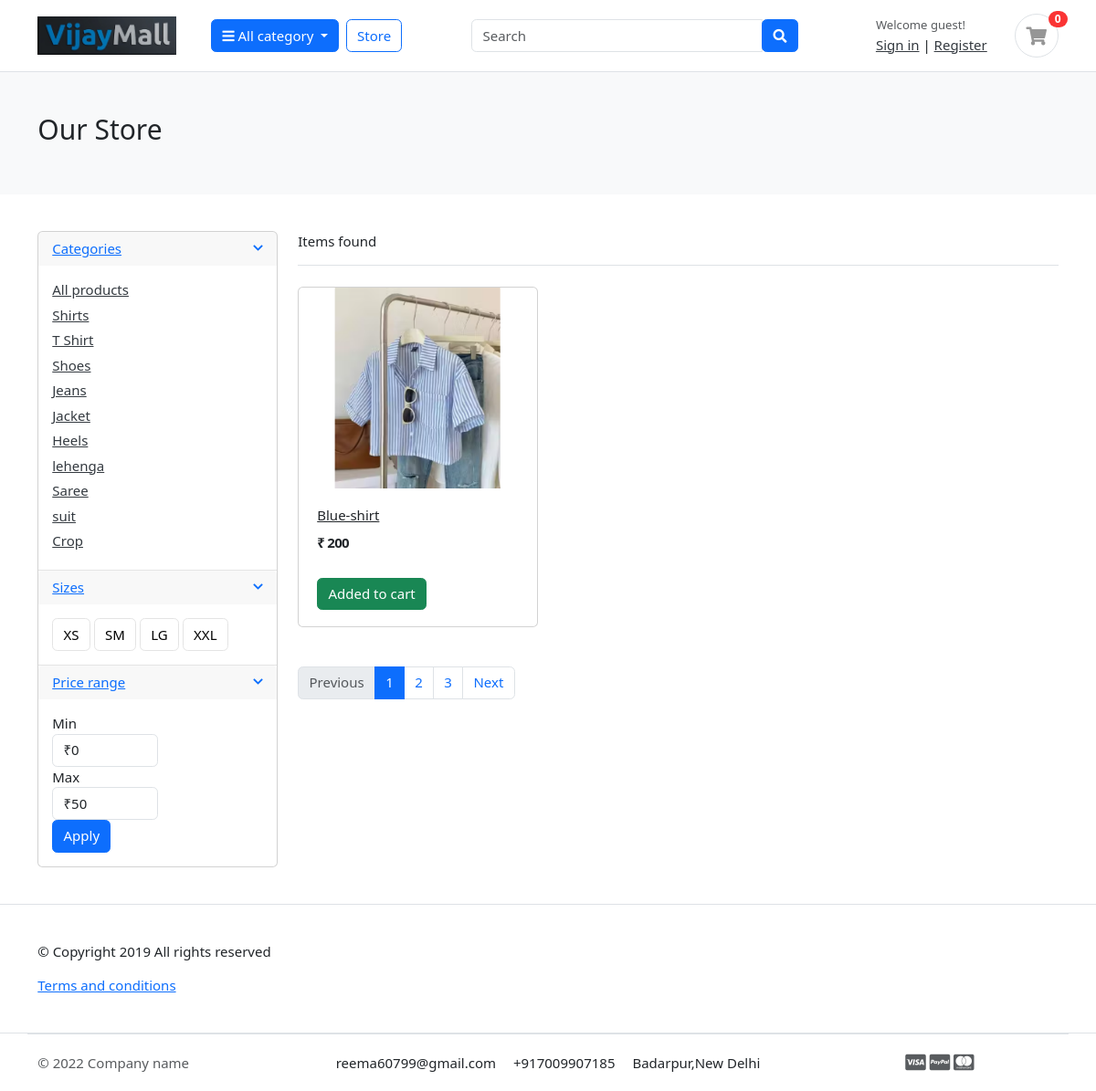
Page /store/shirts/ on the committed database.
### category/models.py (models this page shows, shortened)
class Category(models.Model):
    category_name = models.CharField(max_length=50,unique=True)
    slug = models.SlugField(max_length=100, unique=True)
    description = models.CharField(max_length=255)
    cat_image=models.ImageField(upload_to="photos/categories/",blank=True)
    class Meta:
        verbose_name = "category"
        verbose_name_plural = "categories"
    def get_url(self):
            return reverse('products_by_category',args=[self.slug])

### store/models.py (models this page shows, shortened)
class Product(models.Model):
    product_name = models.CharField(max_length=200,unique=True)
    slug         = models.SlugField(max_length=200,unique=True)
    Description  = models.TextField(max_length=500,blank=True)
    price        = models.IntegerField()
    Images       = models.ImageField(upload_to='photos/products')
    stock        = models.IntegerField()
    is_available = models.BooleanField(default=True)
    category     = models.ForeignKey('category.Category',on_delete=models.CASCADE)
    created_date = models.DateTimeField(auto_now_add=True)
    modified_date = models.DateTimeField(auto_now=True)
    def get_url(self):
        return reverse(
            'product_detail',
            args=[self.category.slug, self.slug]
        )

### store/views.py (the view)
# urls.py: path('',views.store,name='store'),
def store(request, category_slug=None):
    categories = None
    products = None
    if category_slug != None:
        categories = get_object_or_404(Category, slug=category_slug)
        products=Product.objects.filter(category=categories, is_available=True)
        product_count= products.count()
    else:
        products = Product.objects.all().filter(is_available=True)
        product_count=products.count()
    context = {
        'products': products,
    }
    return render(request, 'store/store.html', context)

### category/context_processors.py (called while the page is built)
def menu_links(request):
    links = Category.objects.all()
    return dict(links=links)

### templates/store/store.html (shortened to what this page needs)
{% extends 'base.html' %}
{% load static %}
{% block content %}
<section class="section-pagetop bg">
<div class="container">
	{% if 'search' in request.path %}
		<h2 class="title-page">Search Result</h2>
	{% else %}
		<h2 class="title-page">Our Store</h2>
	{% endif %}
</div>
</section>
<section class="section-content padding-y">
<div class="container">
<div class="row">
	<aside class="col-md-3">
<div class="card">
	<article class="filter-group">
		<header class="card-header">
			<a href="#" data-toggle="collapse" data-target="#collapse_1" aria-expanded="true" class="">
				<i class="icon-control fa fa-chevron-down"></i>
				<h6 class="title">Categories</h6>
			</a>
		</header>
		<div class="filter-content collapse show" id="collapse_1" style="">
			<div class="card-body">
                <ul class="list-menu">
                    <li><a href="{% url 'store' %}">All products</a></li>
                    {% for category in links %}
                <li><a href="{{ category.get_url }}">{{ category.category_name }}  </a></li>
                    {% endfor %}
                 </ul>
            </div>
        </div>
    </article>
	<article class="filter-group">
		<header class="card-header">
			<a href="#" data-toggle="collapse" data-target="#collapse_4" aria-expanded="true" class="">
				<i class="icon-control fa fa-chevron-down"></i>
				<h6 class="title">Sizes </h6>
			</a>
		</header>
		<div class="filter-content collapse show" id="collapse_4" style="">
			<div class="card-body">
			  <label class="checkbox-btn">
			    <span class="btn btn-light"> XS </span>
			  </label>
			  <label class="checkbox-btn">
			    <span class="btn btn-light"> SM </span>
			  </label>
			  <label class="checkbox-btn">
			    <span class="btn btn-light"> LG </span>
			  </label>
			  <label class="checkbox-btn">
			    <span class="btn btn-light"> XXL </span>
			  </label>
		</div>
		</div>
	</article>
	<article class="filter-group">
		<header class="card-header">
			<a href="#" data-toggle="collapse" data-target="#collapse_3" aria-expanded="true" class="">
				<i class="icon-control fa fa-chevron-down"></i>
				<h6 class="title">Price range </h6>
			</a>
		</header>
		<div class="filter-content collapse show" id="collapse_3" style="">
			<div class="card-body">
				<div class="form-row">
				<div class="form-group col-md-6">
				  <label>Min</label>
				  	<select class="mr-2 form-control">
						<option value="0">₹0</option>
					</select>
				</div>
				<div class="form-group text-right col-md-6">
				  <label>Max</label>
				  	<select class="mr-2 form-control">
						<option value="50">₹50</option>
					</select>
				</div>
				</div>
				<button class="btn btn-block btn-primary">Apply</button>
			</div>
		</div>
	</article>
</div>
	</aside>
<div class="col-md-9">
    <header class="border-bottom mb-4 pb-3">
    <div class="form-inline">
        <span class="mr-md-auto">Items found </span>
    </div>
</header>
    <div class="row">
    {% for product in products %}
    <div class="col-md-4">
        <figure class="card card-product-grid">
            <div class="img-wrap">
                <a href="{{ product.get_url }}"><img src="{{ product.Images.url }}"></a>
            </div>
            <figcaption class="info-wrap">
                <div class="fix-height">
                    <a href="{{ product.get.url }}" class="title">{{ product.product_name }}</a>
                    <div class="price-wrap mt-2">
                        <span class="price">₹ {{ product.price }}</span>
                    </div>
                </div>
                <a href="#" class="btn btn-block btn-success">Added to cart </a>
            </figcaption>
        </figure>
    </div>
    {% endfor %}
<nav class="mt-4" aria-label="Page navigation sample">
  <ul class="pagination">
    <li class="page-item disabled"><a class="page-link" href="#">Previous</a></li>
    <li class="page-item active"><a class="page-link" href="#">1</a></li>
    <li class="page-item"><a class="page-link" href="#">2</a></li>
    <li class="page-item"><a class="page-link" href="#">3</a></li>
    <li class="page-item"><a class="page-link" href="#">Next</a></li>
  </ul>
</nav>
</div>
</div>
</div>
</section>
<footer class="section-footer border-top padding-y">
  <div class="container">
    <p class="float-md-right">
      &copy; Copyright 2019 All rights reserved
    </p>
    <p>
      <a href="#">Terms and conditions</a>
    </p>
  </div>
</footer>
{% endblock %}

### static/css/ui.css (style rules this page uses)
html { font-family: "Inter", sans-serif; font-size: 15px; }
.img-wrap { text-align: center; display: block; }
.img-wrap img { max-width: 100%; }
.price-wrap { letter-spacing: -0.7px; }
.padding-y { padding-top: 40px; padding-bottom: 40px; }
figure { margin-bottom: 0; }
article:after, .form-group:after { display: block; clear: both; content: ""; }
.bg { background-color: #f8f9fa; }
.title-page { color: #212529; }
p:last-child { margin-bottom: 0; }
.btn-light { background-color: #fff; border-color: #e4e4e4; }
[class*=list-] li:after { visibility: hidden; display: block; content: ""; overflow: hidden; height: 0; clear: both; }
.list-menu { list-style: none; margin: 0; padding-left: 0; }
.list-menu li { margin-bottom: 5px; }
.list-menu a { color: #343a40; }
[class*=card-product] a.title { color: #212529; display: block; }
[class*=card-product] .img-wrap { overflow: hidden; position: relative; }
[class*=card-product] .img-wrap img { height: 100%; max-width: 100%; width: auto; display: inline-block; -o-object-fit: cover; object-fit: cover; }
.card-product-grid { margin-bottom: 20px; }
.card-product-grid .img-wrap { border-radius: 0.2rem 0.2rem 0 0; height: 220px; }
.card-product-grid .info-wrap { overflow: hidden; padding: 18px 20px; }
.card-product-grid .fix-height { height: 80px; overflow: hidden; }
.card .img-wrap { overflow: hidden; }
.price { font-weight: 600; color: #212529; }
.icon-control { margin-top: 5px; float: right; font-size: 80%; }
.card-header .title { margin-bottom: 0; line-height: 1.5; }
.filter-group { border-bottom: 1px solid #e4e4e4; }
.filter-group .card-header { border-bottom: 0; }
.filter-group:last-child { border-bottom: 0; }
.checkbox-btn { position: relative; }
.section-pagetop { padding: 45px 0; }

### rows in the picture
Category: category_name "Shirts"
Category: category_name "T Shirt"
Category: category_name "Shoes"
Category: category_name "Jeans"
Category: category_name "Jacket"
Category: category_name "Heels"
Category: category_name "lehenga"
Category: category_name "Saree"
Category: category_name "suit"
Category: category_name "Crop"
Product: Images (picture), product_name "Blue-shirt", price "200"
